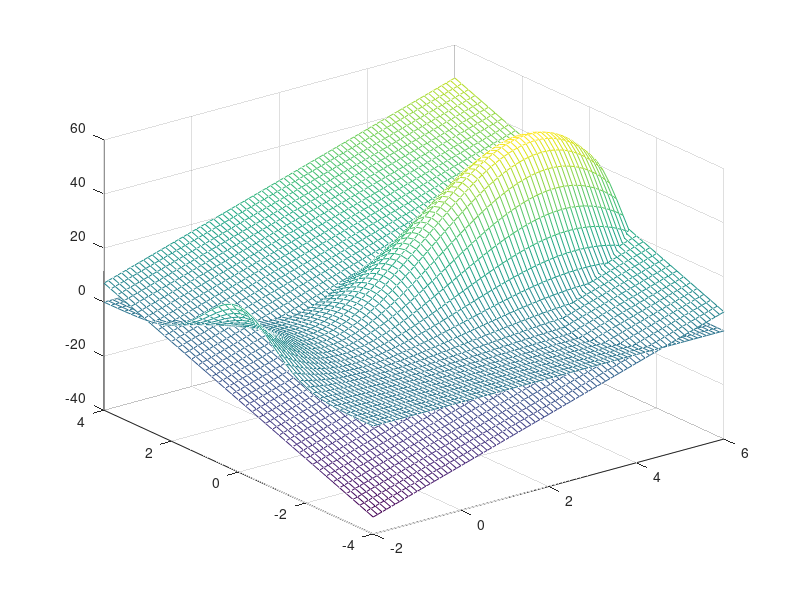

The MATLAB script that drew this image:
[X,Y] = meshgrid(-2:.1:6, -4:.2:4);
Z = (-.8*X.^3 + 5*X.^2 + 5*X + 5) .* exp(-.5*Y.^2);

mesh(X,Y,Z)
hold on

Z2 = -3.153959421 + 5.094857541.*X + 5.094857541.*Y;

mesh(X,Y,Z2)
